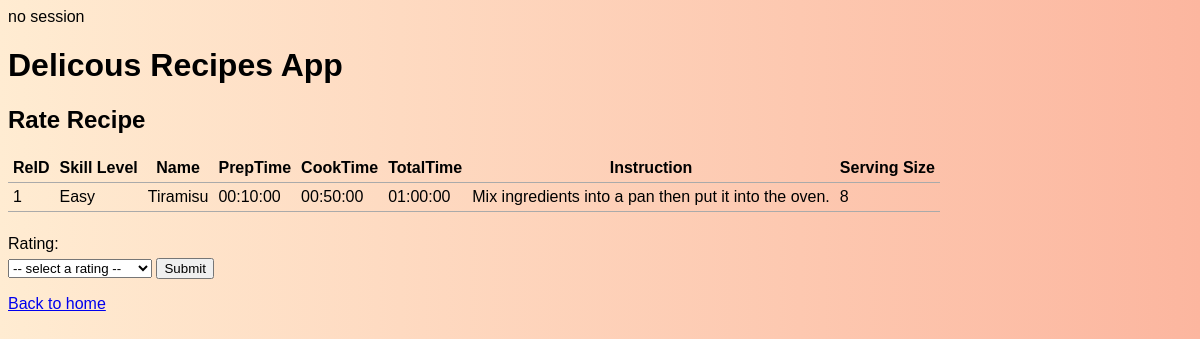
Screenshot of /rate-single.php?ReID=1 with the database file from the repository.
### tables this page shows
CREATE TABLE Recipe (
ReID INTEGER AUTO_INCREMENT PRIMARY KEY,
SkillLevel CHAR(20),
Name VARCHAR(100) NOT NULL,
PrepTime TIME(0) NOT NULL,
CookTime TIME(0) NOT NULL,
InstructionID INTEGER UNIQUE NOT NULL,
Username CHAR(20) NOT NULL,
FOREIGN KEY (PrepTime, CookTime) REFERENCES RecipeTime (PrepTime, CookTime)
		ON DELETE NO ACTION
		ON UPDATE NO ACTION,
FOREIGN KEY (InstructionID) REFERENCES Instruction(InsID)
	ON DELETE CASCADE
	ON UPDATE NO ACTION,
FOREIGN KEY (Username) REFERENCES BookUser (Username)
	ON DELETE CASCADE
	ON UPDATE CASCADE
);

CREATE TABLE RecipeTime (
PrepTime TIME(0),
CookTime TIME(0),
TotalTime TIME(0) NOT NULL,
PRIMARY KEY (PrepTime, CookTime)
);

CREATE TABLE Instruction(
InsID INTEGER AUTO_INCREMENT PRIMARY KEY,
Instructions VARCHAR(8000) UNIQUE NOT NULL,
ServingSize INTEGER
);

### rate-single.php (the view, shortened to what this page needs)
<?php
require "./config.php";
if (isset($_GET['ReID'])) {
  try {
    $connection = new PDO($dsn, $username, $password, $options);
    $ReID = $_GET['ReID'];
    $sql = "SELECT * FROM Recipe AS r, Instruction AS i, RecipeTime AS rt WHERE r.InstructionID = i.InsID AND rt.PrepTime = r.PrepTime AND rt.CookTime = r.CookTime AND r.ReID =:ReID";
    $statement = $connection->prepare($sql);
    $statement->bindValue(':ReID', $ReID);
    $statement->execute();
    $user = $statement->fetch(PDO::FETCH_ASSOC);
  } catch(PDOException $error) {
      echo $sql . "<br>" . $error->getMessage();
  }
} else {
    echo "Something went wrong!";
    exit;
}
?>
<?php require "templates/header.php"; ?>
 <h2>Rate Recipe</h2>
 <table>
            <thead>
                <tr>
                    <th>ReID</th>
                    <th>Skill Level</th>
                    <th>Name</th>
                    <th>PrepTime</th>
                    <th>CookTime</th>
                    <th>TotalTime</th>
                    <th>Instruction</th>
                    <th>Serving Size</th>
                </tr>
            </thead>
            <tbody>
            <tr>
                <td><?php echo $user["ReID"]; ?></td>
                <td><?php echo $user["SkillLevel"]; ?></td>
                <td><?php echo $user["Name"]; ?></td>
                <td><?php echo $user["PrepTime"]; ?></td>
                <td><?php echo $user["CookTime"]; ?></td>
                <td><?php echo $user["TotalTime"]; ?></td>
                <td><?php echo $user["Instructions"]; ?></td>
                <td><?php echo $user["ServingSize"]; ?></td>
            </tr>
            </tbody>
    </table>
<form method="post" class>
    <br>
    <label> Rating:</label>
    <select name="score" id="score">
      <option disabled selected value> -- select a rating --</option>
    </select>
    <input type="submit" name="submit" value="Submit">
</form>
<a href="index.php">Back to home</a>
<?php require "templates/footer.php"; ?>

### css/style.css (style rules this page uses)
label { display: block; margin: 5px 0; }
table { border-collapse: collapse; border-spacing: 0; }
td, th { padding: 5px; border-bottom: 1px solid #aaa; }
body { background-image: linear-gradient(to right, #ffecd2, #fcb69f); }
html { font-family: sans-serif; }

### rows the page displays
recipe: ReID "1", SkillLevel "Easy", Name "Tiramisu", recipetime.PrepTime "00:10:00", recipetime.CookTime "00:50:00", recipetime.TotalTime "01:00:00", InstructionID.Instructions "Mix ingredients into a pan then put it into the oven.", InstructionID.ServingSize "8"
